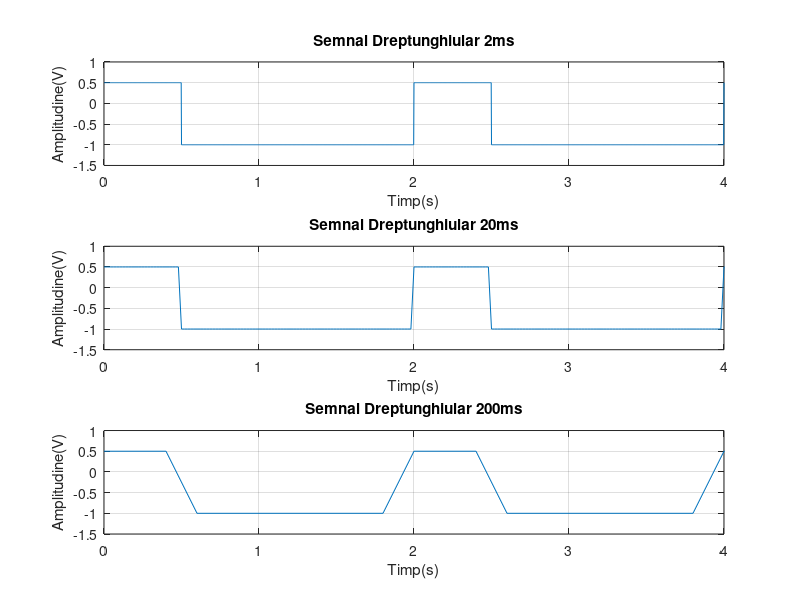

MATLAB code for this plot:
t=0:0.002:4; % Semnalul exista doar pentru perioada de timp [0,4]s, 
             % iar rezolutia temporala este de 2ms.
T=2;   % Perioada semnalului este de 2 secunde
f=1/T; % Frecventa este 1/Perioada Hz

x=0.75*square(2*pi*f*t,25)-0.25; 
% x este variabila ce reprezinta semnalul.
% Deoarece functia square genereaza un semnal dreptunghiular de amplitudine 1 si
%  simetric fata de origine, am ales sa il inmultesc cu 0.75 pentru a obtine
%  amplitudinea varf la varf de 1.5 de care am nevoie, si sa scad 0.25 pentru
%  a seta intervalul amplitudinii de la [0.75,-0.75]V la [0.5,-1]V.
% Primul argument al functiei este omega*t, omega fiind egal cu 2*pi*f.
% Al doilea argument primit de funtia square(25) reprezinta fatorul de
%  umplere.
subplot(3,1,1);
% Functia subplot imi permite sa reprezint intr o singura fereastra toate
%  cele 3 semnale care difera in functie de rezolutia temporala.
plot(t,x),grid,xlabel('Timp(s)'),ylabel('Amplitudine(V)'),axis([0 4 -1.5 1]),title('Semnal Dreptunghiular 2ms'); 
% Axa ox reprezinta timpul in secunde, axa oy reprezinta amplitudinea in
% volti.

% Similar pentru celelalte doua cazuri, rezolutia temporala fiind singul
%  lucru care se schimba

t=0:0.02:7;

T=2;
f=1/T;  

x=0.75*square(2*pi*f*t,25)-0.25; 
subplot(3,1,2);
plot(t,x),grid,xlabel('Timp(s)'),ylabel('Amplitudine(V)'),axis([0 4 -1.5 1]),title('Semnal Dreptunghiular 20ms');

t=0:0.2:7;

T=2;
f=1/T; 

x=0.75*square(2*pi*f*t,25)-0.25; 
subplot(3,1,3);
plot(t,x),grid,xlabel('Timp(s)'),ylabel('Amplitudine(V)'),axis([0 4 -1.5 1]),title('Semnal Dreptunghiular 200ms');





